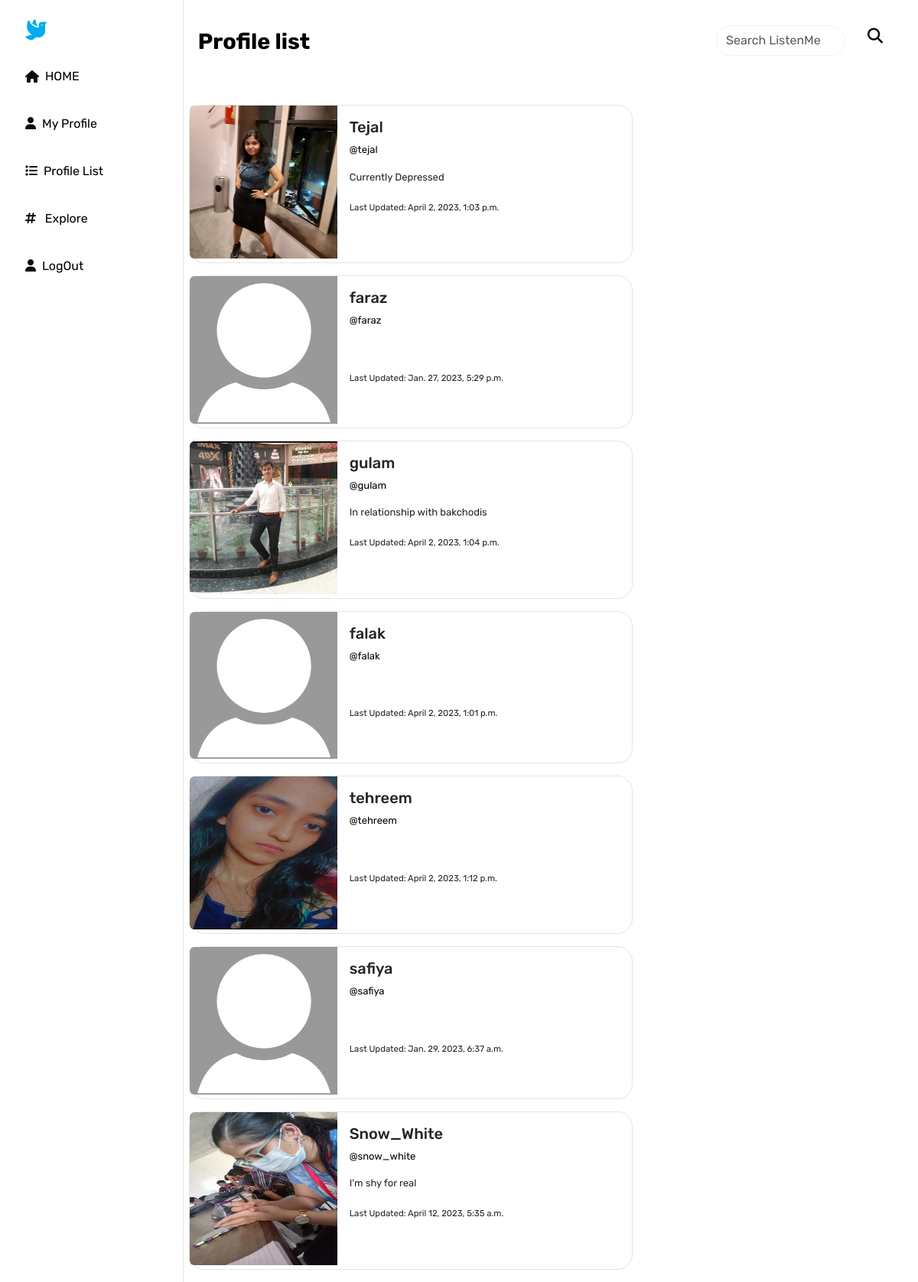
Screenshot of /profile_list/ (signed in) with the database file from the repository.
### ransom/models.py (models this page shows, shortened)
class Profile(models.Model):
    user = models.OneToOneField(User,on_delete=models.CASCADE)
    follow = models.ManyToManyField("self",related_name="followed_by",symmetrical=False,blank=True)
    follows = models.ManyToManyField(User, related_name='followed_by', blank=True)
    date_modified = models.DateTimeField(User,auto_now=True)
    bio = models.CharField(max_length=500, blank=True)
    profile_image = models.ImageField(null=True, blank=True, upload_to='images/')

### ransom/views.py (the view)
# urls.py: path('profile_list/',views.profile_list,name="profile_list"),
def profile_list(request):
    if request.user.is_authenticated:
        profiles = Profile.objects.exclude(user=request.user)
        return render(request,'profile_list.html', {"profiles":profiles} )
    else:
        messages.success(request,("You Must be LoggedIn to View this page..."))
        return redirect('home')

### ransom/templates/profile_list.html
{% extends 'base.html' %}
{% load static %}
{% block content %}
<nav class="navbar navbar-expand-lg navbar-light underline">
  <a class="navbar-brand" href="#">Profile list</a>
</nav>
<br>
{% if profiles %}
{% for profile in profiles %}
<div class="card mb-3" style="max-width: 200%; padding-bottom: 5px;">
  <div class="row g-0">
    <div class="col-md-4">
      {% if profile.profile_image %}
      <img src="{{profile.profile_image.url}}" alt="{{profile.user.username}}" style="width: 200%;height: 200px;"
        class="img-fluid rounded-start">
      {% else %}
      <img src="{% static 'images/default_profile_pic.jpg' %}" class="img-fluid rounded-start" alt="...">
      {% endif %}
    </div>
    <div class="col-md-8">
      <div class="card-body">
        <h5 class="card-title">{{ profile.user.username }}</h5>
        <p class="card-text"><a href="{% url 'profile' profile.user.id %}"> @{{profile.user.username|lower }}</p>
        </a>{{ profile.bio }}<br><br>
        <p class="card-text"><small>Last Updated: {{ profile.date_modified }}</small></p>
      </div>
    </div>
  </div>
</div>
{% endfor %}
{% endif %}
{% endblock%}

### ransom/static/blog_static/css/style.css (style rules this page uses)
.underline { position: relative; }
.navbar-brand { margin-right: 1px; margin-bottom: 5%; padding-left: 2%; font-weight: bolder; font-size: 1.8rem; }
.card { border: solid; border-width: 1px ; border-color: rgb(228, 228, 228) ; border-radius: 20px; }
a { text-decoration: none; color: #000000; }
body { font-family: "Rubik"; font-size: small; color: black; }

### rows the page displays
Profile: profile_image (picture), user.username "Tejal", user.username "tejal", bio "Currently Depressed", date_modified "April 2, 2023, 1:03 p.m."
Profile: user.username "faraz", date_modified "Jan. 27, 2023, 5:29 p.m."
Profile: profile_image (picture), user.username "gulam", bio "In relationship with bakchodis", date_modified "April 2, 2023, 1:04 p.m."
Profile: user.username "falak", date_modified "April 2, 2023, 1:01 p.m."
Profile: profile_image (picture), user.username "tehreem", date_modified "April 2, 2023, 1:12 p.m."
Profile: user.username "safiya", date_modified "Jan. 29, 2023, 6:37 a.m."
Profile: profile_image (picture), user.username "Snow_White", user.username "snow_white", bio "I'm shy for real", date_modified "April 12, 2023, 5:35 a.m."
